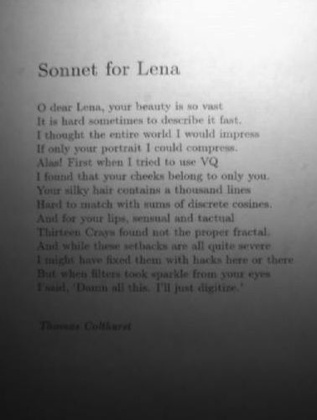
%> input picture Επεξεργασία Εικόνας/1η Εργασία/sonet.jpg, 317 x 420 px, shrunk from 378 x 501 before the run
$ octave 'Otsu method.m'   (GNU Octave 9; MATLAB toolbox functions it lacks are replaced by stand-ins)
%> lines starting %> are read from the running program, lines starting %| are printed output that depends on the picture; in (x1, y1, x2, y2) boxes, pixels count from 0 and x2, y2 are one past the last pixel; in counts of white or black regions, pixels touching at a corner belong together; the program's own positions count from 1; long printed decimals are rounded
clc; clear; close all; format compact;
tic
I = imread('sonet.jpg');
%> I is the input picture: size 420x317 uint8; min 20, max 252, mean 117.3

T=0; %αρχικοποίηση του κατωφλίου
[row,col]=size(I);
%> row = 420; col = 317

tic
hist= imhist(I); %το ιστόγραμμα της εικόνας
%> hist = 256 values, max 2225 at index 248, min 0 at index 1, mean 520.1

all_s=zeros(1,255); %αρχικοποίηση πίνακα για ολα τα σ

while ~(T==255) %για τον υπολογισμό με κάθε Threshold 0-255
    m0=0;   %μεσος ορος 1
    m1=0;   %μεσος ορος 2
    s0=0;   %διασπορά 1
    s1=0;   %διασπορά 2
    w0=0;   %πιθανότητα κλάσης 1
    w1=0;   %πιθανότητα κλάσης 2

    for t=1:255 % για κάθε τιμή του ιστογράμματος

        if t<T %αν ανήκει πριν το κατώφλι
           w0=w0 + (hist(t) / (row*col));  %πιθανότητα κλάσης 1
        else
           w1=w1 + (hist(t) / (row*col));  %πιθανότητα κλάσης 2
        end

    end

    % mean
    for t=1:255

        p=(hist(t) / (row*col));  %πιθανότητα κάθε πιξελ
        if t<T
           m0=m0 + (t*p);
        else
           m1=m1 + (t*p);
        end

    end

    m0=(1/w0) * m0;
    m1=(1/w1) * m1;

   %variance
   for t=1:255

       p=(hist(t+1) / (row*col));  %πιθανότητα κάθε πιξελ
       if t<T
           s0=s0+((t-m0)*(t-m0))*p;
       else
           s1=s1+((t-m1)*(t-m1))*p;
       end

   end

   s0=(1/m0) * s0;
   s1=(1/m1) * s1;

   S=(w0*s0)+(w1*s1);
   all_s(T+1)=S; %αποθήκευση κάθε σ

   T=T+1;

end
%> this loop made 255 passes
%> (m0, m1, s0, s1, S) on passes 1 to 3: (NaN, 118.3, NaN, 41.54, NaN), (NaN, 118.3, NaN, 41.54, NaN), (NaN, 118.3, NaN, 41.54, NaN)
%> after the loop, T = 255


minimum_s=find(all_s==(min(all_s))); %αναζήτηση της θέσης μικρότερης τιμής για το σ
%> minimum_s = 109
Threshold=(minimum_s)/256;
%> Threshold = 0.426
toc

figure;
h = bar(0:255, hist, 'histc');
xline(Threshold*256,'-r','LineWidth',2)
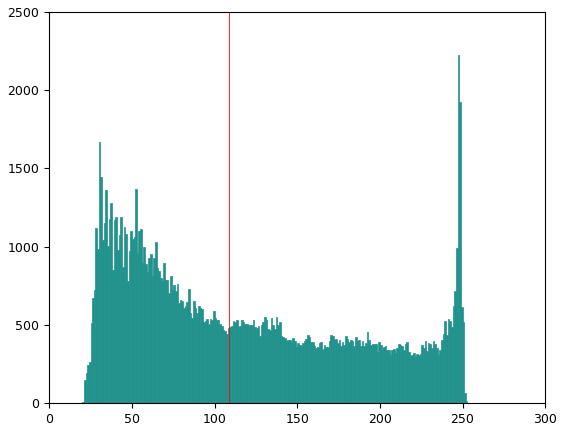
%> figure redrawn from the program's plot data; tallest bar 2225 high, from x = 247 to 248

disp([' T Value ,.is ' num2str(Threshold)]);
%|  T Value ,.is 0.4258
BW = imbinarize(I,Threshold);
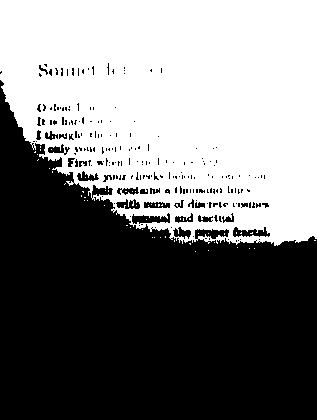
%> BW: size 420x317 logical; 47.4% white; 56 white regions (55 under 20 px), largest, box (x1, y1, x2, y2) and area: (0, 0, 317, 246) 62959
figure;
imshowpair(I,BW,'montage')
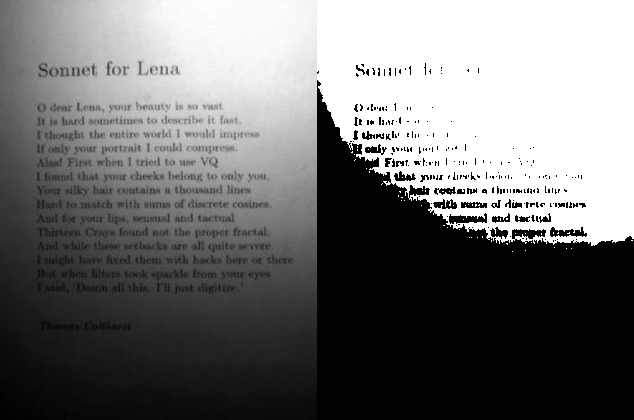
%> displayed picture: size 420x634, on the screen's scale of 0 to 255; min 0, max 255, mean 113.9

$ run again, with Επεξεργασία Εικόνας/1η Εργασία/sudoku.jpg copied over Επεξεργασία Εικόνας/1η Εργασία/sonet.jpg
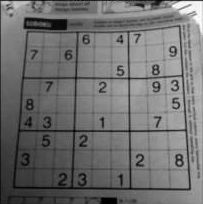
%> input picture Επεξεργασία Εικόνας/1η Εργασία/sudoku.jpg, 203 x 204 px
%> I is the input picture: size 204x203 uint8; min 0, max 255, mean 111.5
%> hist = 256 values, max 447 at index 110, min 0 at index 215, mean 161.8
%> the loop `while ~(T==255)` made 255 passes
%> (m0, m1, s0, s1, S) on passes 1 to 3: (NaN, 112.5, NaN, 14.4, NaN), (NaN, 112.5, NaN, 14.4, NaN), (1, 112.5, 3.87e-36, 14.36, 14.35)
%> after the loop `while ~(T==255)`: T = 255
%> minimum_s = 107
%> Threshold = 0.418
%|  T Value ,.is 0.418
%> `BW = imbinarize(I,Threshold);`:
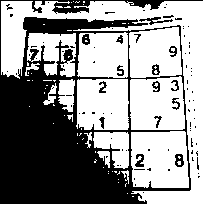
%> BW: size 204x203 logical; 57.8% white; 92 black regions (75 under 20 px), largest, box (x1, y1, x2, y2) and area: (0, 0, 203, 204) 16422, (139, 17, 173, 25) 96, (175, 154, 184, 167) 80
%> `imshowpair(I,BW,'montage')`:
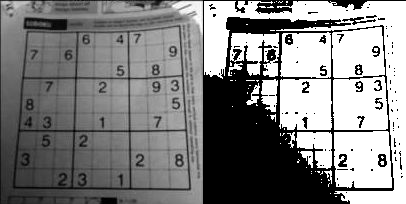
%> displayed picture: size 204x406, on the screen's scale of 0 to 255; min 0, max 255, mean 129.4
